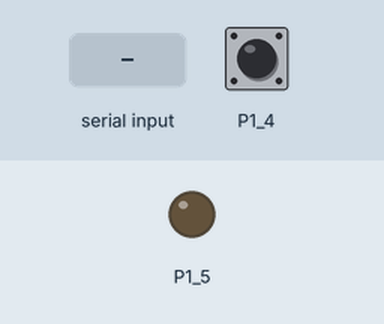
Recording of a sketch running on a simulated TI MSP430 LaunchPad. On the bench: output pins drawn as LEDs (lit = HIGH). Dashed ring = blinking. The test bench sets the inputs (shaded band); at power-on: P1_4 HIGH. What the sketch prints to the serial monitor is not drawn.

Above: at 1.2 s.
1.3 s: P1_4 pulled LOW for 1 s
At 1.46 s:
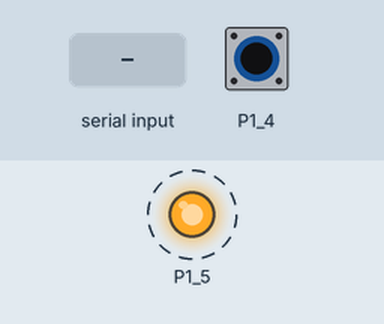
3.9 s: P1_4 pulled LOW for 3.2 s
At 7.9 s:
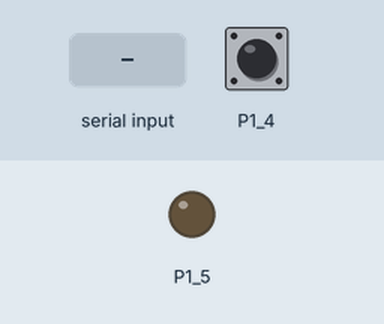
8.6 s: P1_4 driven LOW
At 9.1 s:
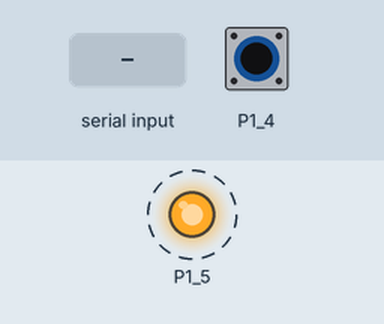
11.6 s: "stat\n" received over Serial
13.1 s: P1_4 driven HIGH
At 13.4 s:
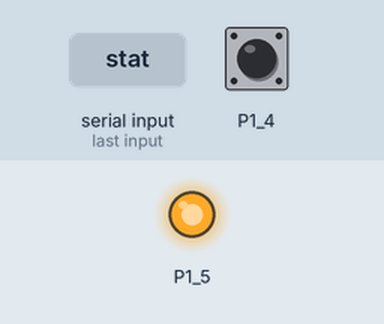
Timing chart, 0 to 15.6 s (numbered marks = the images above; inputs shaded):
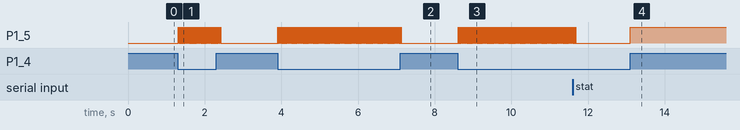

Measured:
- after the input at 1.3 s, P1_5: alternates HIGH for 0.01 s and LOW for 0.01 s, 112 changes in all, then stays LOW, starting at once
- after the input at 3.9 s, P1_5: alternates HIGH for 0.01 s and LOW for 0.01 s, 322 changes in all, then stays LOW, starting at once
- after the input at 8.6 s, P1_5: alternates HIGH for 0.01 s and LOW for 0.01 s, starting at once
- after the input at 11.6 s, P1_5: goes on until 11.7 s, then stays LOW
- after the input at 13.1 s, P1_5: LOW → HIGH at once

The sketch:

SerialTest.ino
```cpp
#include "MySerial.h"

unsigned long errors = 0;

MySerial mySerial(P1_4, P1_5);

void setup() {
	mySerial.begin();
	Serial.begin(9600);
}

void loop() {
	if (mySerial.available()) {
		byte data = mySerial.read();
		if (!mySerial.check(data))
			errors++;
		Serial.print((char)data);
	}

	if (Serial.available()) {
		String str = Serial.readString();

		if (str == "stat") {
			Serial.println();
			Serial.print("Errors: ");
			Serial.println(errors);
			Serial.println();
		}
		else {
			int ch;
			for (ch = 0; str[ch] != '\0'; ch++)
				mySerial.write(str[ch]);
			mySerial.write('\n');
		}
	}
}
```
